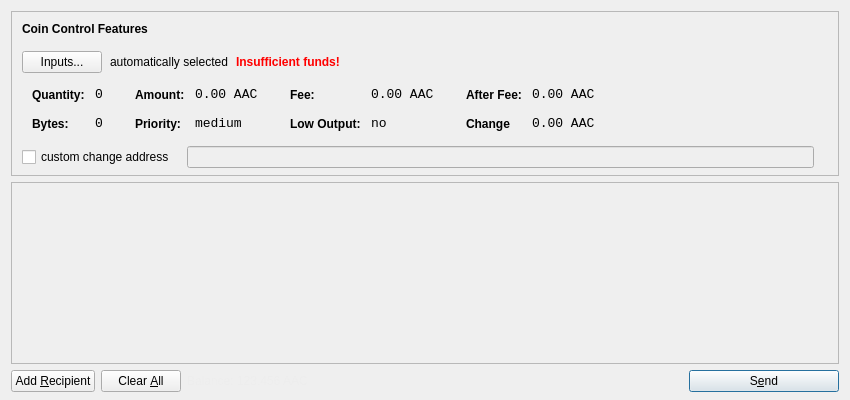
<?xml version="1.0" encoding="UTF-8"?>
<ui version="4.0">
 <class>SendCoinsDialog</class>
 <widget class="QDialog" name="SendCoinsDialog">
  <property name="geometry">
   <rect>
    <x>0</x>
    <y>0</y>
    <width>850</width>
    <height>400</height>
   </rect>
  </property>
  <property name="windowTitle">
   <string>Send Coins</string>
  </property>
  <layout class="QVBoxLayout" name="verticalLayout" stretch="0,1,0">
   <property name="bottomMargin">
    <number>8</number>
   </property>
   <item>
    <widget class="QFrame" name="frameCoinControl">
     <property name="sizePolicy">
      <sizepolicy hsizetype="Expanding" vsizetype="Expanding">
       <horstretch>0</horstretch>
       <verstretch>0</verstretch>
      </sizepolicy>
     </property>
     <property name="maximumSize">
      <size>
       <width>16777215</width>
       <height>16777215</height>
      </size>
     </property>
     <property name="frameShape">
      <enum>QFrame::StyledPanel</enum>
     </property>
     <property name="frameShadow">
      <enum>QFrame::Sunken</enum>
     </property>
     <layout class="QVBoxLayout" name="verticalLayoutCoinControl2">
      <property name="spacing">
       <number>6</number>
      </property>
      <property name="leftMargin">
       <number>0</number>
      </property>
      <property name="topMargin">
       <number>0</number>
      </property>
      <property name="rightMargin">
       <number>0</number>
      </property>
      <property name="bottomMargin">
       <number>6</number>
      </property>
      <item>
       <layout class="QVBoxLayout" name="verticalLayoutCoinControl" stretch="0,0,0,0,1">
        <property name="spacing">
         <number>0</number>
        </property>
        <property name="leftMargin">
         <number>10</number>
        </property>
        <property name="topMargin">
         <number>10</number>
        </property>
        <item>
         <layout class="QHBoxLayout" name="horizontalLayoutCoinControl1">
          <property name="bottomMargin">
           <number>15</number>
          </property>
          <item>
           <widget class="QLabel" name="labelCoinControlFeatures">
            <property name="sizePolicy">
             <sizepolicy hsizetype="Preferred" vsizetype="Maximum">
              <horstretch>0</horstretch>
              <verstretch>0</verstretch>
             </sizepolicy>
            </property>
            <property name="font">
             <font>
              <weight>75</weight>
              <bold>true</bold>
             </font>
            </property>
            <property name="styleSheet">
             <string notr="true">font-weight:bold;</string>
            </property>
            <property name="text">
             <string>Coin Control Features</string>
            </property>
           </widget>
          </item>
         </layout>
        </item>
        <item>
         <layout class="QHBoxLayout" name="horizontalLayoutCoinControl2" stretch="0,0,0,0">
          <property name="spacing">
           <number>8</number>
          </property>
          <property name="bottomMargin">
           <number>10</number>
          </property>
          <item>
           <widget class="QPushButton" name="pushButtonCoinControl">
            <property name="styleSheet">
             <string notr="true"/>
            </property>
            <property name="text">
             <string>Inputs...</string>
            </property>
           </widget>
          </item>
          <item>
           <widget class="QLabel" name="labelCoinControlAutomaticallySelected">
            <property name="text">
             <string>automatically selected</string>
            </property>
            <property name="margin">
             <number>5</number>
            </property>
           </widget>
          </item>
          <item>
           <widget class="QLabel" name="labelCoinControlInsuffFunds">
            <property name="font">
             <font>
              <weight>75</weight>
              <bold>true</bold>
             </font>
            </property>
            <property name="styleSheet">
             <string notr="true">color:red;font-weight:bold;</string>
            </property>
            <property name="text">
             <string>Insufficient funds!</string>
            </property>
            <property name="margin">
             <number>5</number>
            </property>
           </widget>
          </item>
          <item>
           <spacer name="horizontalSpacerCoinControl">
            <property name="orientation">
             <enum>Qt::Horizontal</enum>
            </property>
            <property name="sizeHint" stdset="0">
             <size>
              <width>40</width>
              <height>1</height>
             </size>
            </property>
           </spacer>
          </item>
         </layout>
        </item>
        <item>
         <widget class="QWidget" name="widgetCoinControl" native="true">
          <property name="sizePolicy">
           <sizepolicy hsizetype="Preferred" vsizetype="Preferred">
            <horstretch>0</horstretch>
            <verstretch>0</verstretch>
           </sizepolicy>
          </property>
          <property name="minimumSize">
           <size>
            <width>0</width>
            <height>0</height>
           </size>
          </property>
          <property name="styleSheet">
           <string notr="true"/>
          </property>
          <layout class="QHBoxLayout" name="horizontalLayoutCoinControl5">
           <property name="margin">
            <number>0</number>
           </property>
           <item>
            <layout class="QHBoxLayout" name="horizontalLayoutCoinControl3" stretch="0,0,0,1">
             <property name="spacing">
              <number>20</number>
             </property>
             <property name="topMargin">
              <number>0</number>
             </property>
             <property name="bottomMargin">
              <number>10</number>
             </property>
             <item>
              <layout class="QFormLayout" name="formLayoutCoinControl1">
               <property name="horizontalSpacing">
                <number>10</number>
               </property>
               <property name="verticalSpacing">
                <number>14</number>
               </property>
               <property name="leftMargin">
                <number>10</number>
               </property>
               <property name="topMargin">
                <number>4</number>
               </property>
               <property name="rightMargin">
                <number>6</number>
               </property>
               <item row="0" column="0">
                <widget class="QLabel" name="labelCoinControlQuantityText">
                 <property name="styleSheet">
                  <string notr="true">font-weight:bold;</string>
                 </property>
                 <property name="text">
                  <string>Quantity:</string>
                 </property>
                 <property name="margin">
                  <number>0</number>
                 </property>
                </widget>
               </item>
               <item row="0" column="1">
                <widget class="QLabel" name="labelCoinControlQuantity">
                 <property name="font">
                  <font>
                   <family>Monospace</family>
                   <pointsize>10</pointsize>
                  </font>
                 </property>
                 <property name="cursor">
                  <cursorShape>IBeamCursor</cursorShape>
                 </property>
                 <property name="contextMenuPolicy">
                  <enum>Qt::ActionsContextMenu</enum>
                 </property>
                 <property name="text">
                  <string>0</string>
                 </property>
                 <property name="margin">
                  <number>0</number>
                 </property>
                 <property name="textInteractionFlags">
                  <set>Qt::LinksAccessibleByMouse|Qt::TextSelectableByKeyboard|Qt::TextSelectableByMouse</set>
                 </property>
                </widget>
               </item>
               <item row="1" column="0">
                <widget class="QLabel" name="labelCoinControlBytesText">
                 <property name="styleSheet">
                  <string notr="true">font-weight:bold;</string>
                 </property>
                 <property name="text">
                  <string>Bytes:</string>
                 </property>
                </widget>
               </item>
               <item row="1" column="1">
                <widget class="QLabel" name="labelCoinControlBytes">
                 <property name="font">
                  <font>
                   <family>Monospace</family>
                   <pointsize>10</pointsize>
                  </font>
                 </property>
                 <property name="cursor">
                  <cursorShape>IBeamCursor</cursorShape>
                 </property>
                 <property name="contextMenuPolicy">
                  <enum>Qt::ActionsContextMenu</enum>
                 </property>
                 <property name="text">
                  <string>0</string>
                 </property>
                 <property name="textInteractionFlags">
                  <set>Qt::LinksAccessibleByMouse|Qt::TextSelectableByKeyboard|Qt::TextSelectableByMouse</set>
                 </property>
                </widget>
               </item>
              </layout>
             </item>
             <item>
              <layout class="QFormLayout" name="formLayoutCoinControl2">
               <property name="horizontalSpacing">
                <number>10</number>
               </property>
               <property name="verticalSpacing">
                <number>14</number>
               </property>
               <property name="leftMargin">
                <number>6</number>
               </property>
               <property name="topMargin">
                <number>4</number>
               </property>
               <property name="rightMargin">
                <number>6</number>
               </property>
               <item row="0" column="0">
                <widget class="QLabel" name="labelCoinControlAmountText">
                 <property name="styleSheet">
                  <string notr="true">font-weight:bold;</string>
                 </property>
                 <property name="text">
                  <string>Amount:</string>
                 </property>
                 <property name="margin">
                  <number>0</number>
                 </property>
                </widget>
               </item>
               <item row="0" column="1">
                <widget class="QLabel" name="labelCoinControlAmount">
                 <property name="font">
                  <font>
                   <family>Monospace</family>
                   <pointsize>10</pointsize>
                  </font>
                 </property>
                 <property name="cursor">
                  <cursorShape>IBeamCursor</cursorShape>
                 </property>
                 <property name="contextMenuPolicy">
                  <enum>Qt::ActionsContextMenu</enum>
                 </property>
                 <property name="text">
                  <string>0.00 AAC</string>
                 </property>
                 <property name="textInteractionFlags">
                  <set>Qt::LinksAccessibleByMouse|Qt::TextSelectableByKeyboard|Qt::TextSelectableByMouse</set>
                 </property>
                </widget>
               </item>
               <item row="1" column="0">
                <widget class="QLabel" name="labelCoinControlPriorityText">
                 <property name="styleSheet">
                  <string notr="true">font-weight:bold;</string>
                 </property>
                 <property name="text">
                  <string>Priority:</string>
                 </property>
                </widget>
               </item>
               <item row="1" column="1">
                <widget class="QLabel" name="labelCoinControlPriority">
                 <property name="font">
                  <font>
                   <family>Monospace</family>
                   <pointsize>10</pointsize>
                  </font>
                 </property>
                 <property name="cursor">
                  <cursorShape>IBeamCursor</cursorShape>
                 </property>
                 <property name="contextMenuPolicy">
                  <enum>Qt::ActionsContextMenu</enum>
                 </property>
                 <property name="text">
                  <string>medium</string>
                 </property>
                 <property name="textInteractionFlags">
                  <set>Qt::LinksAccessibleByMouse|Qt::TextSelectableByKeyboard|Qt::TextSelectableByMouse</set>
                 </property>
                </widget>
               </item>
              </layout>
             </item>
             <item>
              <layout class="QFormLayout" name="formLayoutCoinControl3">
               <property name="horizontalSpacing">
                <number>10</number>
               </property>
               <property name="verticalSpacing">
                <number>14</number>
               </property>
               <property name="leftMargin">
                <number>6</number>
               </property>
               <property name="topMargin">
                <number>4</number>
               </property>
               <property name="rightMargin">
                <number>6</number>
               </property>
               <item row="0" column="0">
                <widget class="QLabel" name="labelCoinControlFeeText">
                 <property name="styleSheet">
                  <string notr="true">font-weight:bold;</string>
                 </property>
                 <property name="text">
                  <string>Fee:</string>
                 </property>
                 <property name="margin">
                  <number>0</number>
                 </property>
                </widget>
               </item>
               <item row="0" column="1">
                <widget class="QLabel" name="labelCoinControlFee">
                 <property name="font">
                  <font>
                   <family>Monospace</family>
                   <pointsize>10</pointsize>
                  </font>
                 </property>
                 <property name="cursor">
                  <cursorShape>IBeamCursor</cursorShape>
                 </property>
                 <property name="contextMenuPolicy">
                  <enum>Qt::ActionsContextMenu</enum>
                 </property>
                 <property name="text">
                  <string>0.00 AAC</string>
                 </property>
                 <property name="textInteractionFlags">
                  <set>Qt::LinksAccessibleByMouse|Qt::TextSelectableByKeyboard|Qt::TextSelectableByMouse</set>
                 </property>
                </widget>
               </item>
               <item row="1" column="0">
                <widget class="QLabel" name="labelCoinControlLowOutputText">
                 <property name="styleSheet">
                  <string notr="true">font-weight:bold;</string>
                 </property>
                 <property name="text">
                  <string>Low Output:</string>
                 </property>
                </widget>
               </item>
               <item row="1" column="1">
                <widget class="QLabel" name="labelCoinControlLowOutput">
                 <property name="font">
                  <font>
                   <family>Monospace</family>
                   <pointsize>10</pointsize>
                  </font>
                 </property>
                 <property name="cursor">
                  <cursorShape>IBeamCursor</cursorShape>
                 </property>
                 <property name="contextMenuPolicy">
                  <enum>Qt::ActionsContextMenu</enum>
                 </property>
                 <property name="text">
                  <string>no</string>
                 </property>
                 <property name="textInteractionFlags">
                  <set>Qt::LinksAccessibleByMouse|Qt::TextSelectableByKeyboard|Qt::TextSelectableByMouse</set>
                 </property>
                </widget>
               </item>
              </layout>
             </item>
             <item>
              <layout class="QFormLayout" name="formLayoutCoinControl4">
               <property name="horizontalSpacing">
                <number>10</number>
               </property>
               <property name="verticalSpacing">
                <number>14</number>
               </property>
               <property name="leftMargin">
                <number>6</number>
               </property>
               <property name="topMargin">
                <number>4</number>
               </property>
               <property name="rightMargin">
                <number>6</number>
               </property>
               <item row="0" column="0">
                <widget class="QLabel" name="labelCoinControlAfterFeeText">
                 <property name="styleSheet">
                  <string notr="true">font-weight:bold;</string>
                 </property>
                 <property name="text">
                  <string>After Fee:</string>
                 </property>
                 <property name="margin">
                  <number>0</number>
                 </property>
                </widget>
               </item>
               <item row="0" column="1">
                <widget class="QLabel" name="labelCoinControlAfterFee">
                 <property name="font">
                  <font>
                   <family>Monospace</family>
                   <pointsize>10</pointsize>
                  </font>
                 </property>
                 <property name="cursor">
                  <cursorShape>IBeamCursor</cursorShape>
                 </property>
                 <property name="contextMenuPolicy">
                  <enum>Qt::ActionsContextMenu</enum>
                 </property>
                 <property name="text">
                  <string>0.00 AAC</string>
                 </property>
                 <property name="textInteractionFlags">
                  <set>Qt::LinksAccessibleByMouse|Qt::TextSelectableByKeyboard|Qt::TextSelectableByMouse</set>
                 </property>
                </widget>
               </item>
               <item row="1" column="0">
                <widget class="QLabel" name="labelCoinControlChangeText">
                 <property name="styleSheet">
                  <string notr="true">font-weight:bold;</string>
                 </property>
                 <property name="text">
                  <string>Change</string>
                 </property>
                </widget>
               </item>
               <item row="1" column="1">
                <widget class="QLabel" name="labelCoinControlChange">
                 <property name="font">
                  <font>
                   <family>Monospace</family>
                   <pointsize>10</pointsize>
                  </font>
                 </property>
                 <property name="cursor">
                  <cursorShape>IBeamCursor</cursorShape>
                 </property>
                 <property name="contextMenuPolicy">
                  <enum>Qt::ActionsContextMenu</enum>
                 </property>
                 <property name="text">
                  <string>0.00 AAC</string>
                 </property>
                 <property name="textInteractionFlags">
                  <set>Qt::LinksAccessibleByMouse|Qt::TextSelectableByKeyboard|Qt::TextSelectableByMouse</set>
                 </property>
                </widget>
               </item>
              </layout>
             </item>
            </layout>
           </item>
          </layout>
         </widget>
        </item>
        <item>
         <layout class="QHBoxLayout" name="horizontalLayoutCoinControl4" stretch="0,0,0">
          <property name="spacing">
           <number>12</number>
          </property>
          <property name="sizeConstraint">
           <enum>QLayout::SetDefaultConstraint</enum>
          </property>
          <property name="topMargin">
           <number>5</number>
          </property>
          <property name="rightMargin">
           <number>5</number>
          </property>
          <item>
           <widget class="QCheckBox" name="checkBoxCoinControlChange">
            <property name="text">
             <string>custom change address</string>
            </property>
           </widget>
          </item>
          <item>
           <widget class="QLineEdit" name="lineEditCoinControlChange">
            <property name="enabled">
             <bool>false</bool>
            </property>
            <property name="sizePolicy">
             <sizepolicy hsizetype="Expanding" vsizetype="Fixed">
              <horstretch>0</horstretch>
              <verstretch>0</verstretch>
             </sizepolicy>
            </property>
           </widget>
          </item>
          <item>
           <widget class="QLabel" name="labelCoinControlChangeLabel">
            <property name="sizePolicy">
             <sizepolicy hsizetype="Preferred" vsizetype="Expanding">
              <horstretch>0</horstretch>
              <verstretch>0</verstretch>
             </sizepolicy>
            </property>
            <property name="minimumSize">
             <size>
              <width>0</width>
              <height>0</height>
             </size>
            </property>
            <property name="text">
             <string/>
            </property>
            <property name="margin">
             <number>3</number>
            </property>
           </widget>
          </item>
         </layout>
        </item>
        <item>
         <spacer name="verticalSpacerCoinControl">
          <property name="orientation">
           <enum>Qt::Vertical</enum>
          </property>
          <property name="sizeHint" stdset="0">
           <size>
            <width>800</width>
            <height>1</height>
           </size>
          </property>
         </spacer>
        </item>
       </layout>
      </item>
     </layout>
    </widget>
   </item>
   <item>
    <widget class="QScrollArea" name="scrollArea">
     <property name="widgetResizable">
      <bool>true</bool>
     </property>
     <widget class="QWidget" name="scrollAreaWidgetContents">
      <property name="geometry">
       <rect>
        <x>0</x>
        <y>0</y>
        <width>830</width>
        <height>156</height>
       </rect>
      </property>
      <layout class="QVBoxLayout" name="verticalLayout_2">
       <property name="margin">
        <number>0</number>
       </property>
       <item>
        <layout class="QVBoxLayout" name="entries">
         <property name="spacing">
          <number>6</number>
         </property>
        </layout>
       </item>
       <item>
        <spacer name="verticalSpacer">
         <property name="orientation">
          <enum>Qt::Vertical</enum>
         </property>
         <property name="sizeHint" stdset="0">
          <size>
           <width>20</width>
           <height>40</height>
          </size>
         </property>
        </spacer>
       </item>
      </layout>
     </widget>
    </widget>
   </item>
   <item>
    <layout class="QHBoxLayout" name="horizontalLayout">
     <item>
      <widget class="QPushButton" name="addButton">
       <property name="toolTip">
        <string>Send to multiple recipients at once</string>
       </property>
       <property name="text">
        <string>Add &amp;Recipient</string>
       </property>
       <property name="icon">
        <iconset resource="../bitcoin.qrc">
         <normaloff>:/icons/add</normaloff>:/icons/add</iconset>
       </property>
       <property name="autoDefault">
        <bool>false</bool>
       </property>
      </widget>
     </item>
     <item>
      <widget class="QPushButton" name="clearButton">
       <property name="sizePolicy">
        <sizepolicy hsizetype="Minimum" vsizetype="Fixed">
         <horstretch>0</horstretch>
         <verstretch>0</verstretch>
        </sizepolicy>
       </property>
       <property name="toolTip">
        <string>Remove all transaction fields</string>
       </property>
       <property name="text">
        <string>Clear &amp;All</string>
       </property>
       <property name="icon">
        <iconset resource="../bitcoin.qrc">
         <normaloff>:/icons/remove</normaloff>:/icons/remove</iconset>
       </property>
       <property name="autoRepeatDelay">
        <number>300</number>
       </property>
       <property name="autoDefault">
        <bool>false</bool>
       </property>
      </widget>
     </item>
     <item>
      <layout class="QHBoxLayout" name="horizontalLayout_2">
       <property name="spacing">
        <number>3</number>
       </property>
       <item>
        <widget class="QLabel" name="label">
         <property name="sizePolicy">
          <sizepolicy hsizetype="Preferred" vsizetype="Fixed">
           <horstretch>0</horstretch>
           <verstretch>0</verstretch>
          </sizepolicy>
         </property>
         <property name="styleSheet">
          <string notr="true">#label { color: #ededed; }</string>
         </property>
         <property name="text">
          <string>Balance:</string>
         </property>
        </widget>
       </item>
       <item>
        <widget class="QLabel" name="labelBalance">
         <property name="sizePolicy">
          <sizepolicy hsizetype="Preferred" vsizetype="Fixed">
           <horstretch>0</horstretch>
           <verstretch>0</verstretch>
          </sizepolicy>
         </property>
         <property name="cursor">
          <cursorShape>IBeamCursor</cursorShape>
         </property>
         <property name="styleSheet">
          <string notr="true">#labelBalance { color: #ededed; }</string>
         </property>
         <property name="text">
          <string>123.456 AAC</string>
         </property>
         <property name="textInteractionFlags">
          <set>Qt::LinksAccessibleByMouse|Qt::TextSelectableByKeyboard|Qt::TextSelectableByMouse</set>
         </property>
        </widget>
       </item>
      </layout>
     </item>
     <item>
      <spacer name="horizontalSpacer">
       <property name="orientation">
        <enum>Qt::Horizontal</enum>
       </property>
       <property name="sizeHint" stdset="0">
        <size>
         <width>40</width>
         <height>20</height>
        </size>
       </property>
      </spacer>
     </item>
     <item>
      <widget class="QPushButton" name="sendButton">
       <property name="minimumSize">
        <size>
         <width>150</width>
         <height>0</height>
        </size>
       </property>
       <property name="toolTip">
        <string>Confirm the send action</string>
       </property>
       <property name="text">
        <string>S&amp;end</string>
       </property>
       <property name="icon">
        <iconset resource="../bitcoin.qrc">
         <normaloff>:/icons/send</normaloff>:/icons/send</iconset>
       </property>
       <property name="default">
        <bool>true</bool>
       </property>
      </widget>
     </item>
    </layout>
   </item>
  </layout>
 </widget>
 <resources>
  <include location="../bitcoin.qrc"/>
 </resources>
 <connections/>
</ui>
